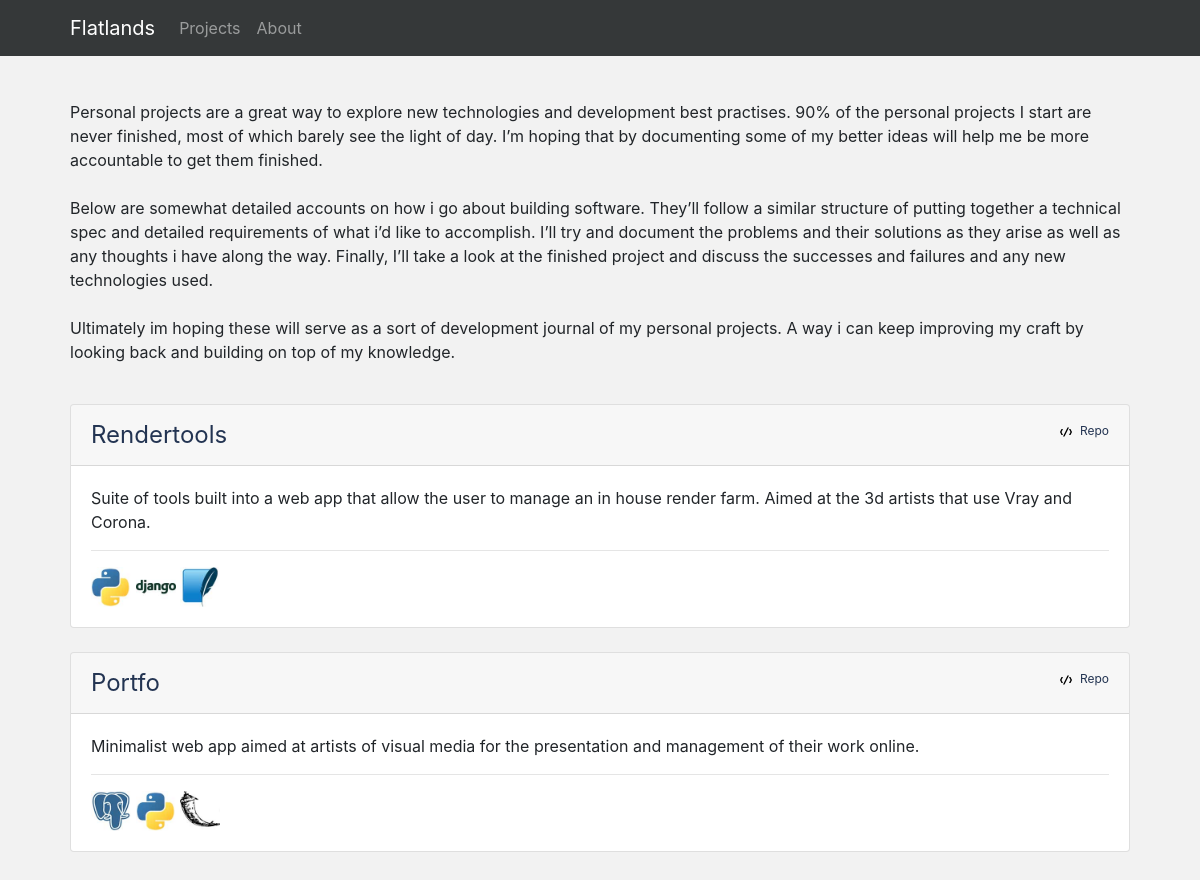
Page /projects/ on the earlier database version.
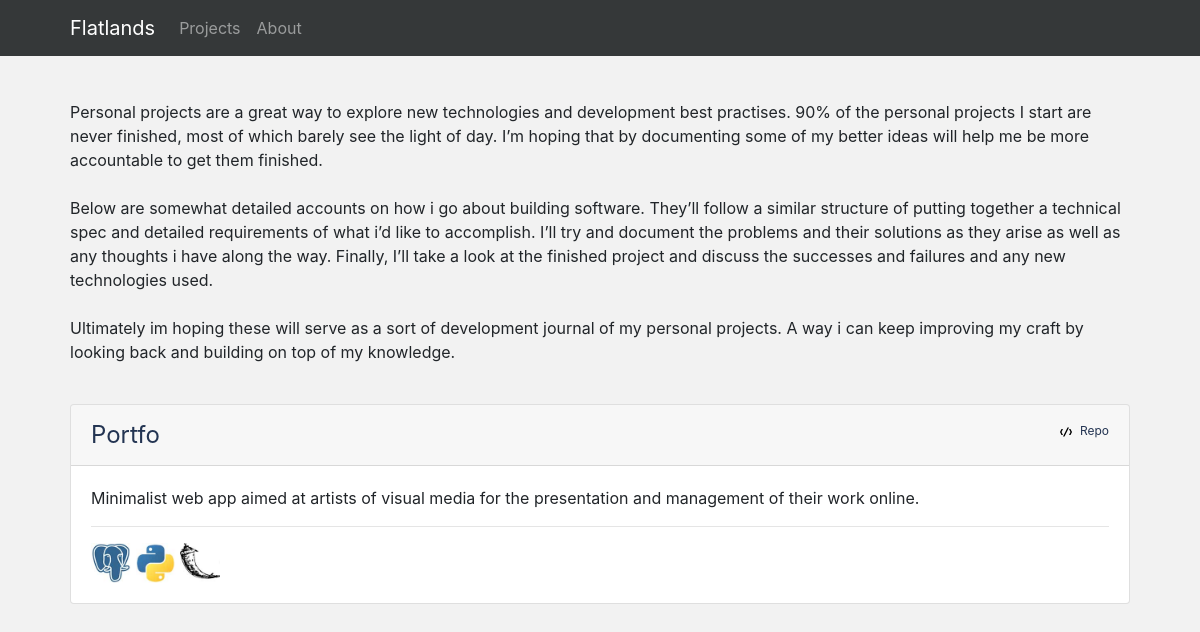
Same page on the later database version.
### blog/models.py (models this page shows, shortened)
class Project(models.Model):
    name = models.CharField(max_length=200)
    pub_date = models.DateTimeField('date published')
    strap = models.CharField(max_length=300)
    content = models.CharField(max_length=5000)
    tags = models.ManyToManyField(Tag, blank=True)
    cover_img = models.CharField(max_length=200)
    published = models.BooleanField(default=False)
    repo = models.CharField(max_length=200, null=True, blank=True)

class UsedSoftware(models.Model):
    name = models.CharField(max_length=200)
    small_logo = models.CharField(max_length=200)
    projects = models.ManyToManyField(Project, blank=True)
    website = models.CharField(max_length=200)
    def __str__(self):
        return self.name

### blog/views.py (the view)
# urls.py: path('projects/', views.projects, name='projects'),
def projects(request):
    projects = Project.objects.filter(published=True).order_by('-pub_date')
    context = {'projects': projects,
        'searchform': SearchForm()}
    return render(request, 'blog/projects.html', context)

### blog/templates/blog/projects.html
{% extends "blog/base.html" %} {% load static %} {% block content %}
<div class="container content">
        <div style="padding-top:100px;padding-bottom:40px;">
                Personal projects are a great way to explore new technologies and development best practises. 90% of the personal projects
                I start are never finished, most of which barely see the light of day. I’m hoping that by documenting some
                of my better ideas will help me be more accountable to get them finished.
                <br>
                <br> Below are somewhat detailed accounts on how i go about building software. They’ll follow a similar structure
                of putting together a technical spec and detailed requirements of what i’d like to accomplish. I’ll try and
                document the problems and their solutions as they arise as well as any thoughts i have along the way. Finally,
                I’ll take a look at the finished project and discuss the successes and failures and any new technologies
                used.
                <br>
                <br> Ultimately im hoping these will serve as a sort of development journal of my personal projects. A way i
                can keep improving my craft by looking back and building on top of my knowledge.
        </div>
        {% if projects %} {% for project in projects %}
        <div class="card">
                <div class="card-header">
                        <div style="display: flex; flex-direction: row; justify-content: space-between">
                                <div>
                                        <a style="font-size: 24px;" href="/projects/{{ project.id }}/">{{project.name|capfirst}}</a>
                                </div>
                                <div>
                                        <span style="font-size: 12px;">
                                                <img class="iconic-svg-small" src="{% static 'blog/svg/code.svg' %}" alt="code icon">
                                                <a href="{{project.repo}}">Repo</a>
                                        </span>
                                </div>
                        </div>
                </div>
                <div class="card-body">
                        <div>
                                {{project.content|capfirst|truncatewords:50}}
                        </div>
                        <hr>
                        <div>
                                {% for tech in project.usedsoftware_set.all %}
                                <a href="{{tech.website}}">
                                        <img class="tech-icon" src="{% static 'blog/img/'|add:tech.small_logo %}" alt="{{tech}} icon">
                                </a>
                                {% endfor %}
                        </div>
                </div>
        </div>
        <br> {% endfor %} {% else %} No Projects :( {% endif %}
</div>
{% endblock %}

Differences in the rows shown:
no longer on this page (row edited): Project: name "Rendertools", content "Suite of tools built into a web app that allow the user to manage an in house render farm. Aimed at the 3d artists that use Vray and Corona.", UsedSoftware (small_logo+name (picture))
no longer on this page (row unchanged): UsedSoftware: small_logo+name (picture), shown under "Rendertools"
no longer on this page (row unchanged): UsedSoftware: small_logo (picture), shown under "Rendertools"
